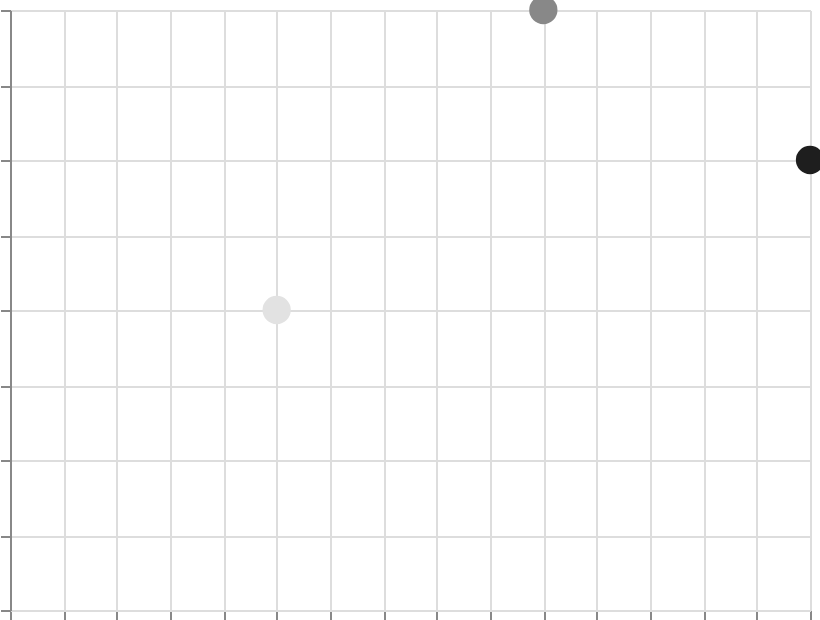

Specify this chart in Vega-Lite:
### Vega specification from a JSON file in a GitHub repository (floating-point values rounded to 4 significant figures)
{"$schema": "https://vega.github.io/schema/vega/v6.json", "width": 400, "height": 300, "padding": 5, "autosize": "none", "data": [{"name": "table", "values": [{"x": 1, "y": 2, "val": 10}, {"x": 2, "y": 4, "val": 50}, {"x": 3, "y": 3, "val": 90}]}], "scales": [{"name": "x", "type": "linear", "domain": {"data": "table", "field": "x"}, "range": "width", "nice": true}, {"name": "y", "type": "linear", "domain": {"data": "table", "field": "y"}, "range": [{"signal": "height"}, 0], "nice": true}, {"name": "color", "type": "linear", "domain": {"data": "table", "field": "val"}, "range": {"scheme": "greys"}}], "marks": [{"type": "symbol", "from": {"data": "table"}, "encode": {"update": {"x": {"scale": "x", "field": "x"}, "y": {"scale": "y", "field": "y"}, "size": {"value": 200}, "fill": {"scale": "color", "field": "val"}}}}], "axes": [{"scale": "x", "orient": "bottom", "grid": true, "labels": false}, {"scale": "y", "orient": "left", "grid": true, "labels": false}], "legends": [{"fill": "color", "title": "Level"}]}
